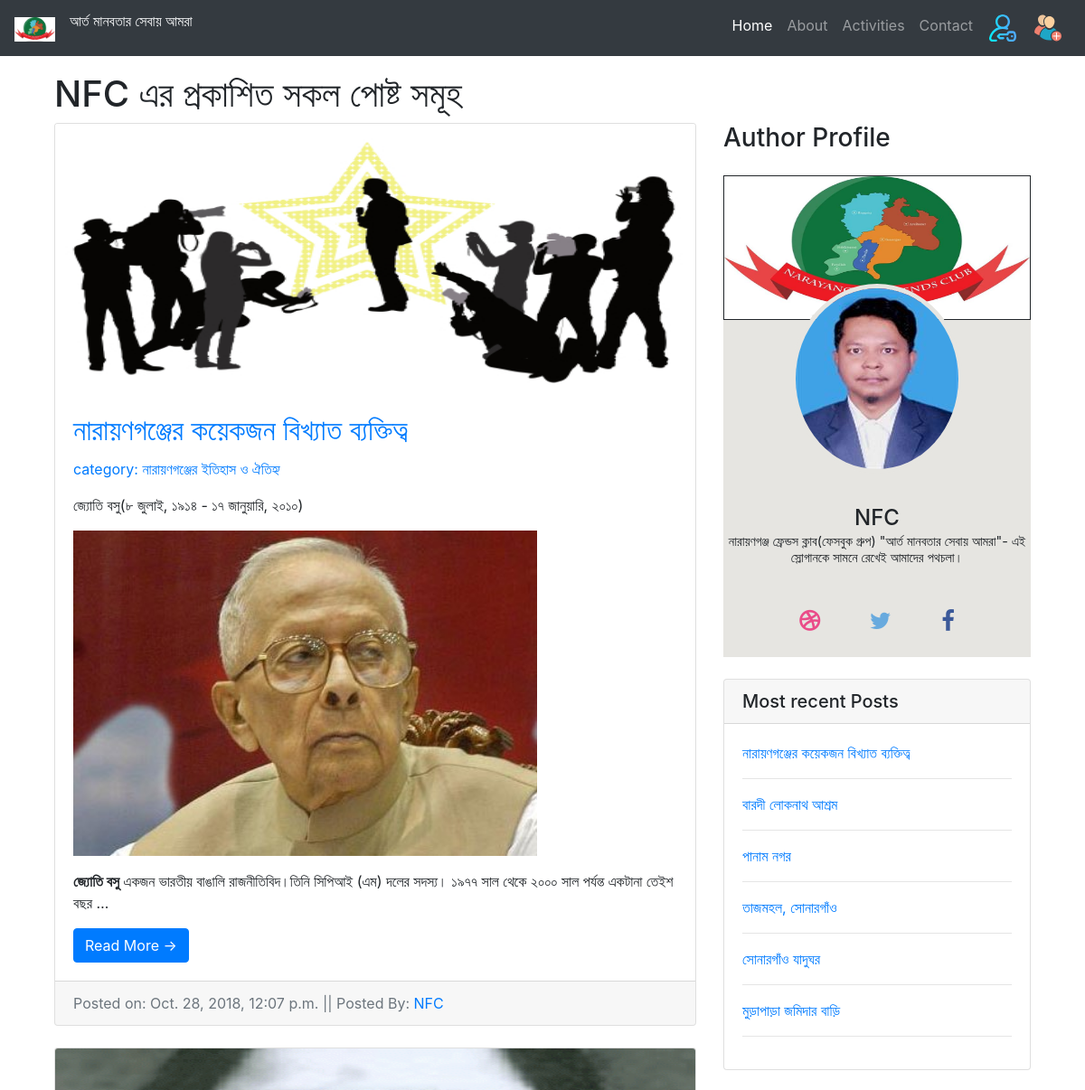
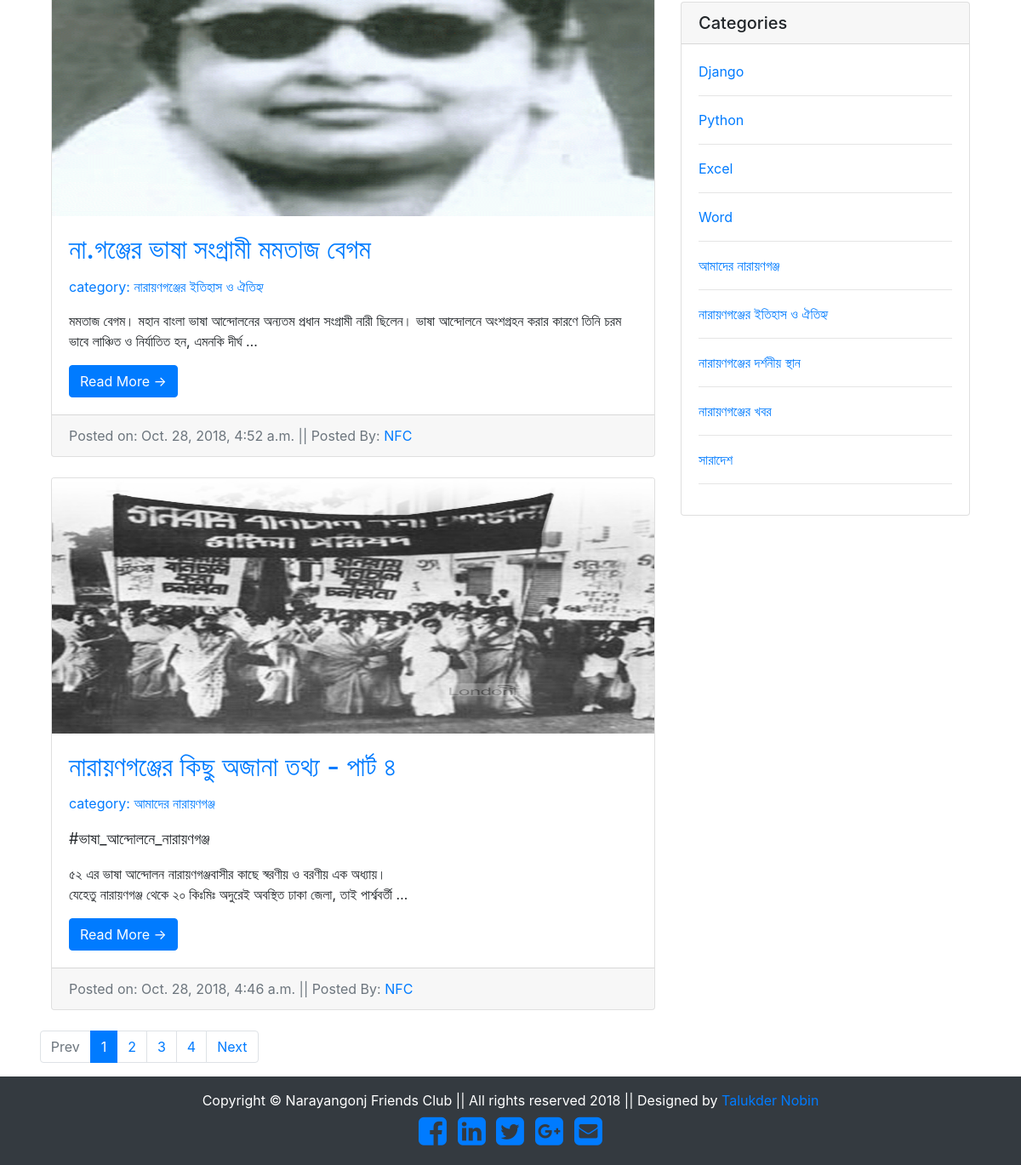
The page /author/NFC on the database its author committed (2 pictures, top to bottom).
### nfc/models.py (models this page shows, shortened)
class author(models.Model):
    auth_name = models.ForeignKey(User, on_delete=models.CASCADE)
    auth_image = models.FileField()
    auth_details = models.TextField()
    def __str__(self):
        return self.auth_name.username

class post(models.Model):
    post_author = models.ForeignKey(author, on_delete=models.CASCADE)
    post_title = models.CharField(max_length=100)
    slug = models.SlugField(max_length=100)
    post_body = RichTextUploadingField()
    post_image = models.FileField()
    post_category = models.ForeignKey(category, on_delete=models.CASCADE)
    views = models.IntegerField(default=0)
    posted_on = models.DateTimeField(auto_now=False, auto_now_add=True)
    updated_on = models.DateTimeField(auto_now=True, auto_now_add=False)
    STATUS_CHOICES = (
        ('draft', 'Draft'),
        ('published', 'Published')
    )
    status = models.CharField(max_length=10, choices=STATUS_CHOICES, default='draft')
    objects = models.Manager()  # the default manager
    published_objects = PublishedManager()  # The publish-specific manager.
    class Meta:
        ordering = ['-posted_on', ]

class category(models.Model):
    name = models.CharField(max_length=100)

### nfc/views.py (the view)
# urls.py: path('author/<name>',views.getAuthor,name='author'),
def getAuthor(request, name):
    p_author = get_object_or_404(User, username=name)
    auth = get_object_or_404(author, auth_name=p_author.id)
    post1 = post.published_objects.filter(post_author=auth.id)
    cat = category.objects.all()
    recent = post.published_objects.filter().order_by('-posted_on')[0:6]
    paginator = Paginator(post1, 3)
    page = request.GET.get('page')
    try:
        items = paginator.page(page)
    except PageNotAnInteger:
        items = paginator.page(1)
    except EmptyPage:
        items = paginator.page(paginator.num_pages)
    index = items.number - 1
    max_index = len(paginator.page_range)
    start_index = index - 4 if index >= 4 else 0
    end_index = index + 4 if index <= max_index else max_index
    page_range = paginator.page_range[start_index:end_index]
    context = {
        'auth':auth,
        'cat':cat,
        'recent':recent,
        'post1':post1,
        'items': items,
        'page_range': page_range
    }
    return render(request,'author.html', context)

### nfc/models.py (called while the page is built)
    def get_queryset(self):
       return super(PublishedManager, self).get_queryset().filter(status="published")

### nfc/templates/author.html (shortened to what this page needs)
{% extends 'base.html' %}
{% load static %}
{% block content %}
<div class="container">
      <div class="row" style="margin-top: 80px;">
          <h1 class="container"> {{ auth.auth_name }} এর প্রকাশিত সকল  পোষ্ট  সমূহ </h1>
        <div class="col-md-8">
            {% for p in items %}
          <div class="card mb-4">
            <a href="{% url 'nfc:post_detail' id=p.id %}">
            <img class="card-img-top" src="{{ p.post_image.url }}" alt="Card image cap" height="300px" width="300px">
            </a>
            <div class="card-body">
              <h2 class="card-title"><a href="{% url 'nfc:post_detail' id=p.id %}">{{ p.post_title }}</a></h2>
               <a href="{% url 'nfc:category' name=p.post_category.name %}">category: {{ p.post_category.name }}</a>
              <p class="card-text">{{ p.post_body|truncatewords:25|safe }}</p>
              <a href="{% url 'nfc:post_detail' id=p.id %}" class="btn btn-primary">Read More &rarr;</a>
            </div>
            <div class="card-footer text-muted"> Posted on:
                {{ p.posted_on }}
                ||  Posted By:
              <a href="{% url 'nfc:author' name=p.post_author %}">{{ p.post_author.auth_name }}</a>
            </div>
          </div>
            {% endfor %}
        </div>
        <div class="col-md-4">
          <h3> Author Profile</h3>
				<div class='card card-profile text-center my-4'>
                  <img alt='' class='card-img-top' src="{% static 'img/nfc_logo.jpg' %}" style="width: 340px; height: 160px; border: 1px solid;">
                  <div class='card-block'>
                    <img alt='' class='card-img-profile' src='{{ auth.auth_image.url }}'>
                    <h4 class='card-title'>
                      {{ auth.auth_name }}
                      <small>{{ auth.auth_details }}</small>
                    </h4>
                    <div class='card-links'>
                      <a class='fa fa-dribbble' href='#'></a>
                      <a class='fa fa-twitter' href='#'></a>
                      <a class='fa fa-facebook' href='#'></a>
                    </div>
                  </div>
                </div>
          <div class="card my-4">
            <h5 class="card-header">Most recent Posts</h5>
              <div class="card-body">
                <ul class="list-unstyled mb-0">
					  {% for r in recent %}
                  <li>
                      <a href="{% url 'nfc:post_detail' id=r.id %}">{{ r.post_title }}</a> <hr>
                  </li>
					  {% endfor %}
                </ul>
            </div>
          </div>
          <div class="card my-4">
            <h5 class="card-header">Categories</h5>
            <div class="card-body">
                  <ul class="list-unstyled mb-0">
                    {% for c in cat %}
                    <li>
                      <a href="{% url 'nfc:category' name=c.name %}"> {{ c.name }}</a> <hr>
                    </li>
                    {% endfor %}
                  </ul>
            </div>
          </div>
        </div>
{% include "pagination.html" %}
      </div>
    </div>
{% endblock %}

### nfc/templates/base.html (style rules this page uses)
.card-profile { background-color: #e6e5e1; border-radius: 0; border: 0; }
.card-profile .card-img-top { border-radius: 0; }
.card-profile .card-img-profile { max-width: 100%; border-radius: 50%; margin-top: -40px; margin-bottom: 35px; border: 5px solid #e6e5e1; }
.card-profile .card-title { margin-bottom: 50px; }
.card-profile .card-title small { display: block; font-size: .6em; margin-top: .2em; }
.card-profile .card-links { margin-bottom: 25px; }
.card-profile .card-links .fa { margin: 0 1em; font-size: 1.6em; }
.card-profile .card-links .fa.fa-dribbble { color: #ea4b89; font-weight: bold; }
.card-profile .card-links .fa.fa-twitter { color: #68aade; }
.card-profile .card-links .fa.fa-facebook { color: #3b5999; }

### rows shown on the page
author: auth_name "NFC", auth_image (picture), auth_details "নারায়ণগঞ্জ ফ্রেন্ডস ক্লাব(ফেসবুক গ্রুপ) \"আর্ত মানবতার সেবায় আমরা\"- এই স্লোগানকে সামনে রেখেই আমাদের পথচলা।"
post: post_image (picture), post_title "নারায়ণগঞ্জের কয়েকজন বিখ্যাত ব্যক্তিত্ব", post_category.name "নারায়ণগঞ্জের ইতিহাস ও ঐতিহ্য", post_body "জ্যোতি বসু(৮ জুলাই, ১৯১৪ - ১৭ জানুয়ারি, ২০১০) জ্যোতি বসু একজন ভারতীয় বাঙালি রাজনীতিবিদ।তিনি সিপিআই (এম) দলের সদস্য। ১৯৭৭ সাল থেকে ২০০০ সাল পর্যন্ত একটানা তেইশ বছর …", post_body (picture), posted_on "Oct. 28, 2018, 12:07 p.m.", post_author.auth_name "NFC"
post: post_image (picture), post_title "না.গঞ্জের ভাষা সংগ্রামী মমতাজ বেগম", post_category.name "নারায়ণগঞ্জের ইতিহাস ও ঐতিহ্য", post_body "মমতাজ বেগম। মহান বাংলা ভাষা আন্দোলনের অন্যতম প্রধান সংগ্রামী নারী ছিলেন। ভাষা আন্দোলনে অংশগ্রহন করার কারণে তিনি চরম ভাবে লাঞ্চিত ও নির্যাতিত হন, এমনকি দীর্ঘ …", posted_on "Oct. 28, 2018, 4:52 a.m.", post_author.auth_name "NFC"
post: post_image (picture), post_title "নারায়ণগঞ্জের কিছু অজানা তথ্য - পার্ট ৪", post_category.name "আমাদের নারায়ণগঞ্জ", post_body "#ভাষা_আন্দোলনে_নারায়ণগঞ্জ ৫২ এর ভাষা আন্দোলন নারায়ণগঞ্জবাসীর কাছে স্বরণীয় ও বরণীয় এক অধ্যায়। যেহেতু নারায়ণগঞ্জ থেকে ২০ কিঃমিঃ অদুরেই অবস্থিত ঢাকা জেলা, তাই পার্শ্ববর্তী …", posted_on "Oct. 28, 2018, 4:46 a.m.", post_author.auth_name "NFC"
post: post_title "বারদী লোকনাথ আশ্রম"
post: post_title "পানাম নগর"
post: post_title "তাজমহল, সোনারগাঁও"
post: post_title "সোনারগাঁও যাদুঘর"
post: post_title "মুড়াপাড়া জমিদার বাড়ি"
category: name "Django"
category: name "Python"
category: name "Excel"
category: name "Word"
category: name "আমাদের নারায়ণগঞ্জ"
category: name "নারায়ণগঞ্জের ইতিহাস ও ঐতিহ্য"
category: name "নারায়ণগঞ্জের দর্শনীয় স্থান"
category: name "নারায়ণগঞ্জের খবর"
category: name "সারাদেশ"

### other values the page prints
{{ i }} "1"
{{ i }} "2" "3" "4"
